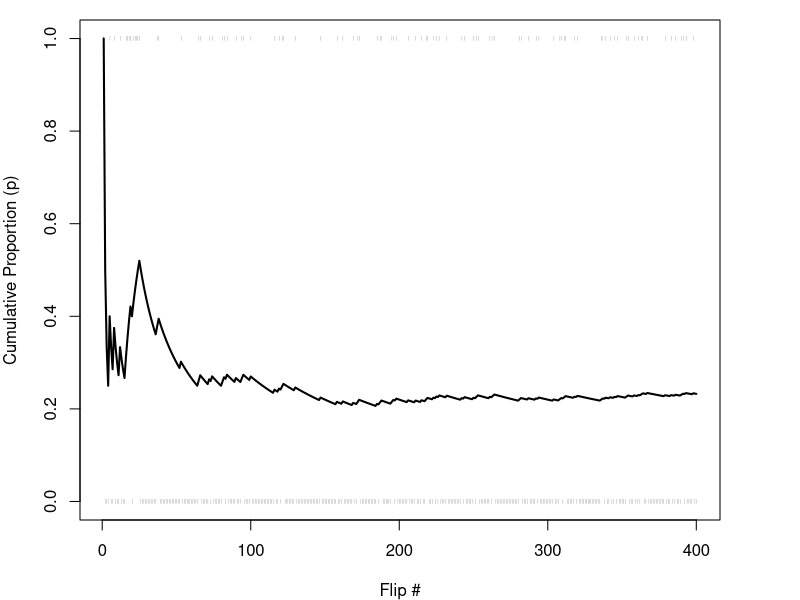
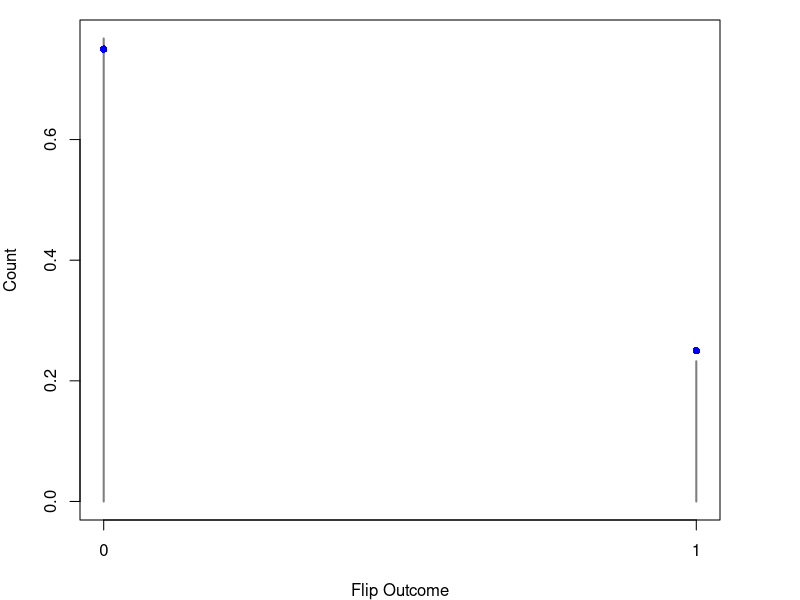
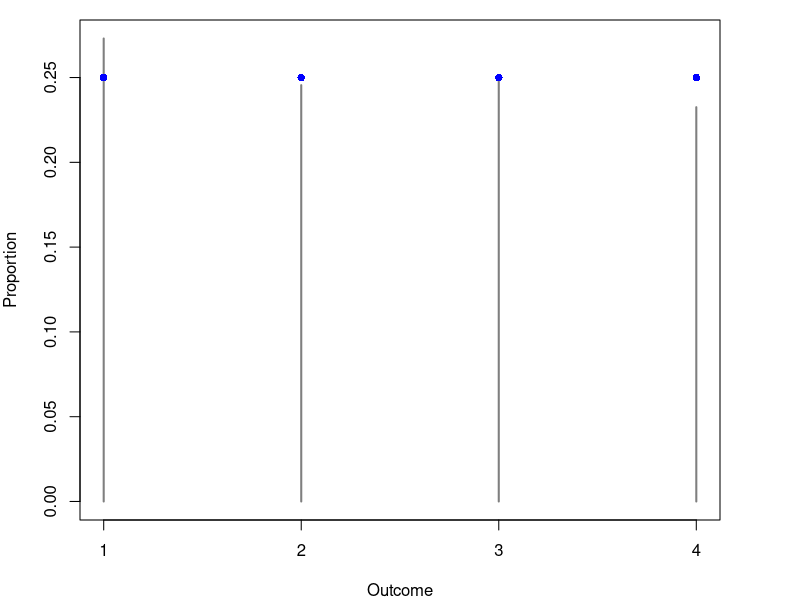
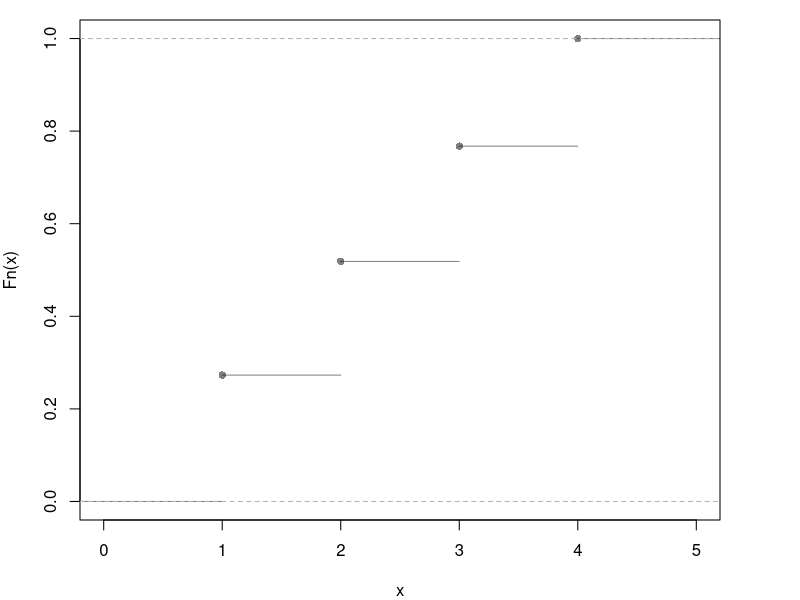
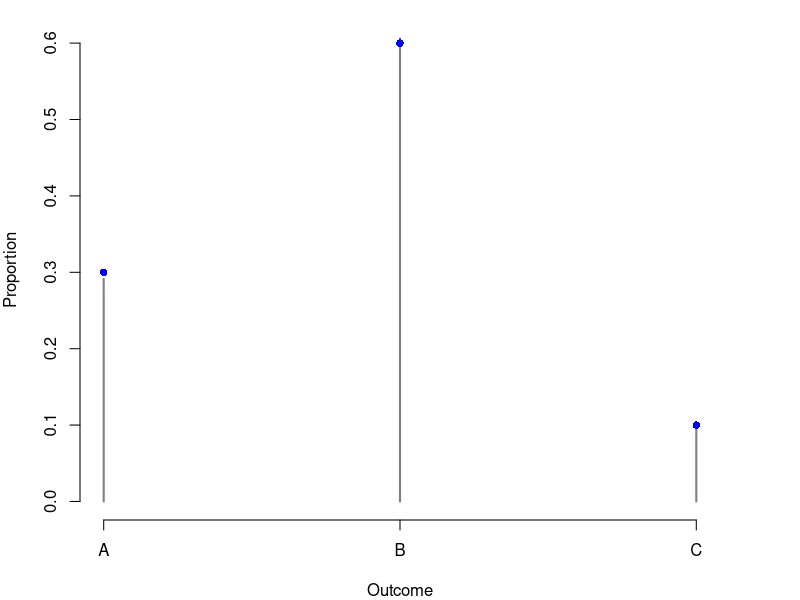
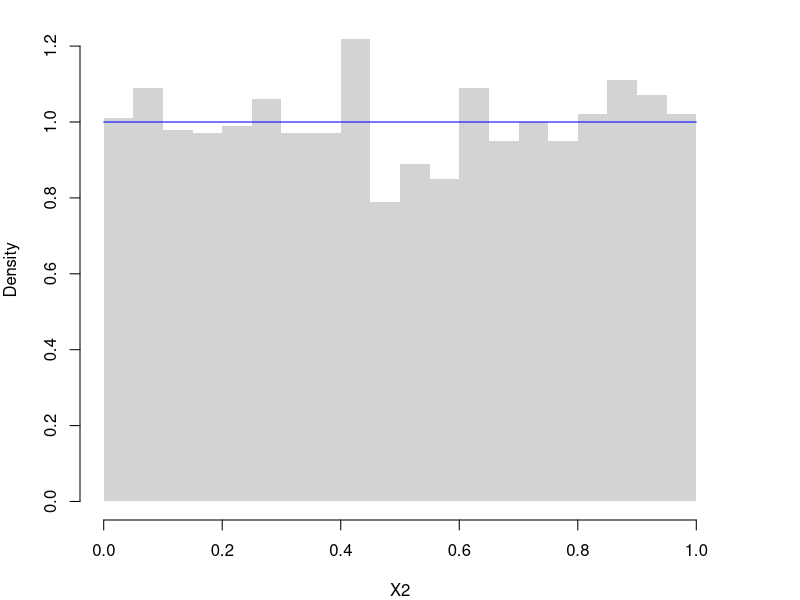
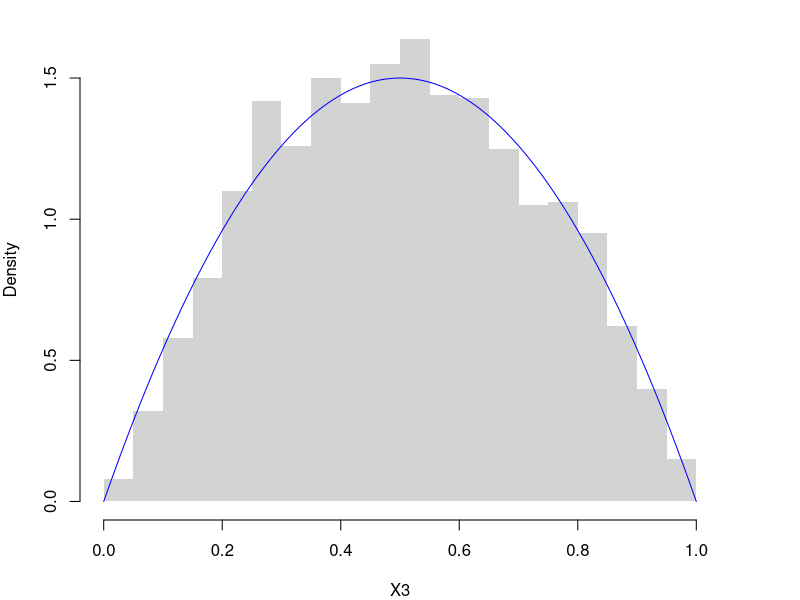
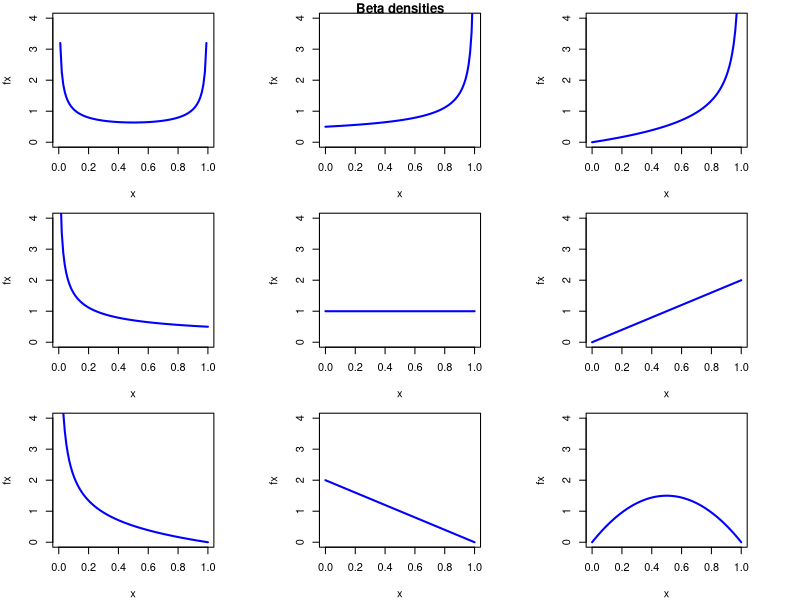

Recreate these plots in R, in order.
## ---- chunk 1
rbinom(1, 1, 0.25) # 1 Flip
rbinom(4, 1, 0.25) # 4 Flips
X0 <- rbinom(400, 1, 0.25)

# Plot Cumulative Proportion
X0_t <- seq_len(length(X0)) #head(X0_t)
X0_mt <- cumsum(X0)/X0_t #head(X0_mt)
par(mar=c(4,4,1,4))
plot(X0_t, X0_mt, type='l',
    ylab='Cumulative Proportion (p)',
    xlab='Flip #', 
    ylim=c(0,1), 
    lwd=2)
# Add individual flip outcomes
points(X0_t, X0, col=grey(0,.5),
    pch='|', cex=.3)

# Plot Long run proportions
proportions <- table(X0)/length(X0)
plot(proportions, col=grey(0,.5),
    xlab='Flip Outcome', ylab='Count', main=NA)
points(c(0,1), c(.75, .25), pch=16, col='blue') # Theoretical values
## ---- chunk 2
x <- 1:4
x_probs <- rep(1/4,4)
# sample(x, 1, replace=T, prob=x_probs) # sample of 1
X1 <- sample(x, 2000, replace=T, prob=rep(1/4,4))

# Plot Long run proportions
proportions <- table(X1)/length(X1)
plot(proportions, col=grey(0,.5),
    xlab='Outcome', ylab='Proportion', main=NA)
points(x, x_probs, pch=16, col='blue') # Theoretical values

# Hist w/ Theoretical Counts
# hist(X1, breaks=50, border=NA, main=NA, ylab='Count')
# points(x, x_probs*length(X1), pch='-') 

# Alternative Plot
plot( ecdf(X1), pch=16, col=grey(0,.5), main=NA)

# Alternative Plot 2
#props <- table(X1)
#barplot(props, ylim = c(0, 0.35), ylab = "Proportion", xlab = "Value")
#abline(h = 1/4, lty = 2)
## ---- chunk 3
x <- c('A', 'B', 'C')
x_probs <- c(3,6,1)/10
sum(x_probs)
X1 <- sample(x, 2000, replace=T, prob=x_probs) # sample of 2000,

# Plot Long run proportions
proportions <- table(X1)/length(X1)
plot(proportions, col=grey(0,.5),
    xlab='Outcome', ylab='Proportion', main=NA)
points(x_probs, pch=16, col='blue') # Theoretical values

# Histogram version
# X1_alt <- X1
# X1_alt[X1_alt=='A'] <- 1
#X1_alt[X1_alt=='B'] <- 2
#X1_alt[X1_alt=='C'] <- 3
#X1_alt <- as.numeric(X1_alt)
#hist(X1_alt, breaks=50, border=NA, 
#    main=NA, ylab='Count')
#points(x, x_probs*length(X1_alt), pch=16) ## Theoretical Counts

# Alternative Plot
# plot( ecdf(X1), pch=16, col=grey(0,.5), main=NA)
## ---- chunk 4
runif(3) # 3 draws

# Empirical Density 
X2 <- runif(2000)
hist(X2, breaks=20, border=NA, main=NA, freq=F)
# Theoretical Density
x <- seq(0,1,by=.01)
fx <- dunif(x)
lines(x, fx, col='blue')

# CDF examples
punif(0.25)
1-punif(0.25)
punif(0.75) - punif(0.25)
## ---- chunk 5
X3 <- rbeta(2000,2,2) ## two shape parameters
hist(X3, breaks=20, border=NA, main=NA, freq=F)

#See the underlying probabilities
#f_25 <- dbeta(.25, 2, 2)

x <- seq(0,1,by=.01)
fx <- dbeta(x, 2, 2)
lines(x, fx, col='blue')
## ---- chunk 6
#| fig-width: 8
#| fig-height: 6
op <- par(no.readonly = TRUE); on.exit(par(op), add = TRUE)
x <- seq(0,1,by=.01)
pars <- expand.grid( c(.5,1,2), c(.5,1,2) )
par(mfrow=c(3,3))
apply(pars, 1, function(p){
    fx <- dbeta( x,p[1], p[2])
    plot(x, fx, type='l', xlim=c(0,1), ylim=c(0,4), lwd=2, col='blue')
    #hist(rbeta(2000, p[1], p[2]), breaks=50, border=NA, main=NA, freq=F)
})
title('Beta densities', outer=T, line=-1)
## ---- chunk 7
rexp(3) # 3 draws

X3 <- rexp(2000)
hist(X3, breaks=20,
    border=NA, main=NA,
    freq=F, ylim=c(0,1), xlim=c(0,10))
    
x <- seq(0,10,by=.1)
fx <- dexp(x)
lines(x, fx, col='blue')
## ---- chunk 8
rnorm(3) # 3 draws

X4 <- rnorm(2000)
hist(X4, breaks=20,
    border=NA, main=NA,
    freq=F, ylim=c(0,.4), xlim=c(-4,4))

x <- seq(-10,10,by=.025)
fx <- dnorm(x)
lines(x, fx, col='blue')
## ---- chunk 9
pnorm( c(-1.645, 1.645) )
pnorm( c(-2.326, 2.326) )
## ---- chunk 10
# Empirical Distribution
X <- USArrests$Murder
FX_hat <- ecdf(X)
plot(FX_hat, lwd=2, xlim=c(0,20),
    pch=16, col=grey(0,.5), main='')

# Two Examples of generating a random variable
p <- c(.25, .9) # pretended to be random
cols <- c(2,4)
QX_hat <- quantile(X, p, type=1)
segments(QX_hat, p, -10, p, col=cols)
segments(QX_hat, p, QX_hat, 0, col=cols)
mtext( round(QX_hat,2), 1, at=QX_hat, col=cols)

# Multiple Draws
p <- runif(3000)
QX_hat <- quantile(x, p,type=1)
QX_hat[1:5]
## ---- chunk 11
# Theoretical Quantile Function (from VGAM::qdagum)
qdagum <- function(p, scale.b=1, shape1.a, shape2.c) {
  # Quantile function (theoretically derived from the CDF)
  ans <- scale.b * (expm1(-log(p) / shape2.c))^(-1 / shape1.a)
  # Special known cases
  ans[p == 0] <- 0
  ans[p == 1] <- Inf
  # Safety Checks
  ans[p < 0] <- NaN
  ans[p > 1] <- NaN
  if(scale.b <= 0 | shape1.a <= 0 | shape2.c <= 0){ ans <- ans*NaN }
  # Return
  return(ans)
}

# Generate Random Variables (VGAM::rdagum)
rdagum <-function(n, scale.b=1, shape1.a, shape2.c){
    p <- runif(n) # generate random probabilities
    x <- qdagum(p, scale.b=scale.b, shape1.a=shape1.a, shape2.c=shape2.c) #find the inverses
    return(x)
}

# Example
set.seed(123)
X <- rdagum(3000,1,3,1)
X[1:5]
